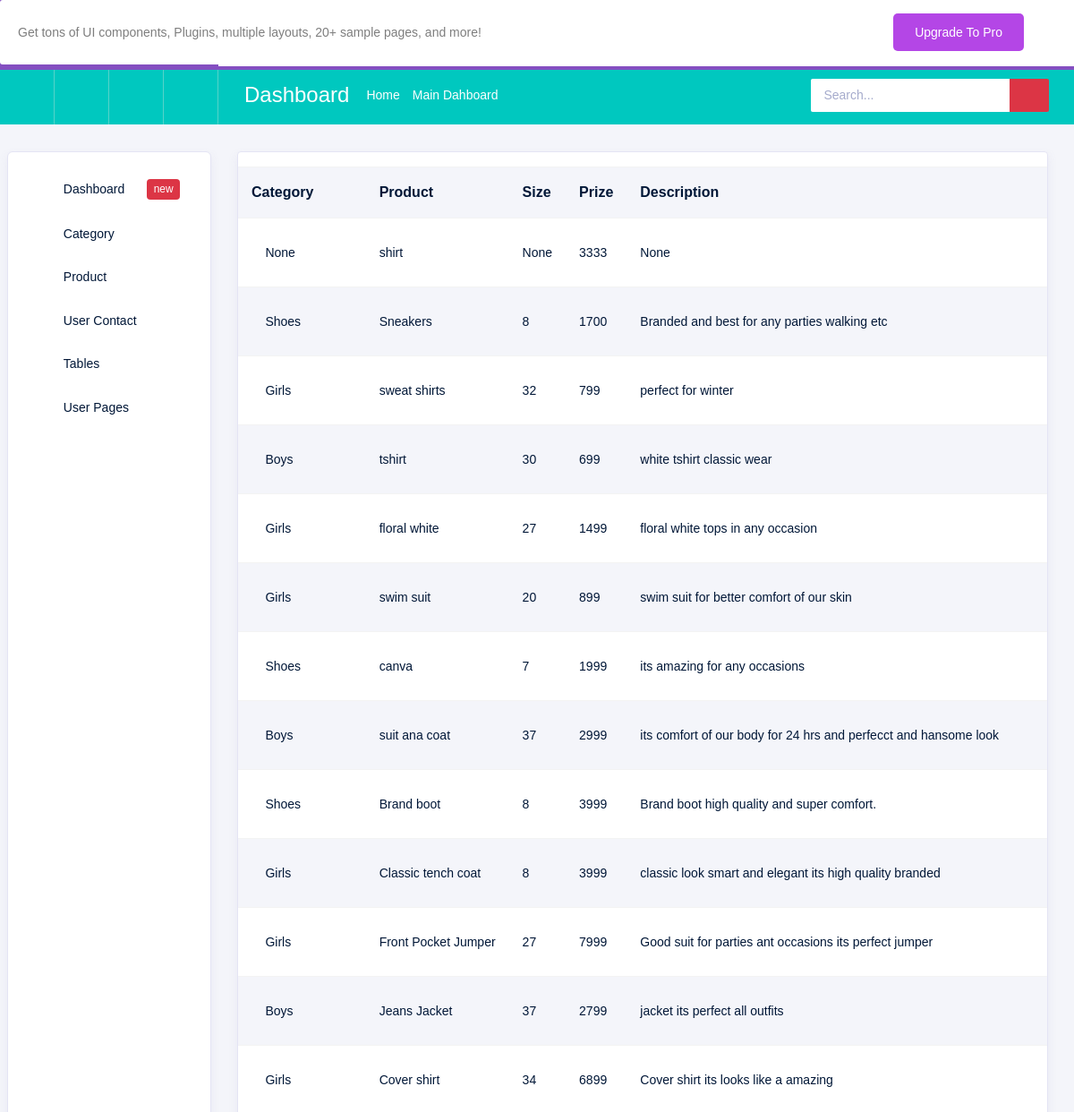
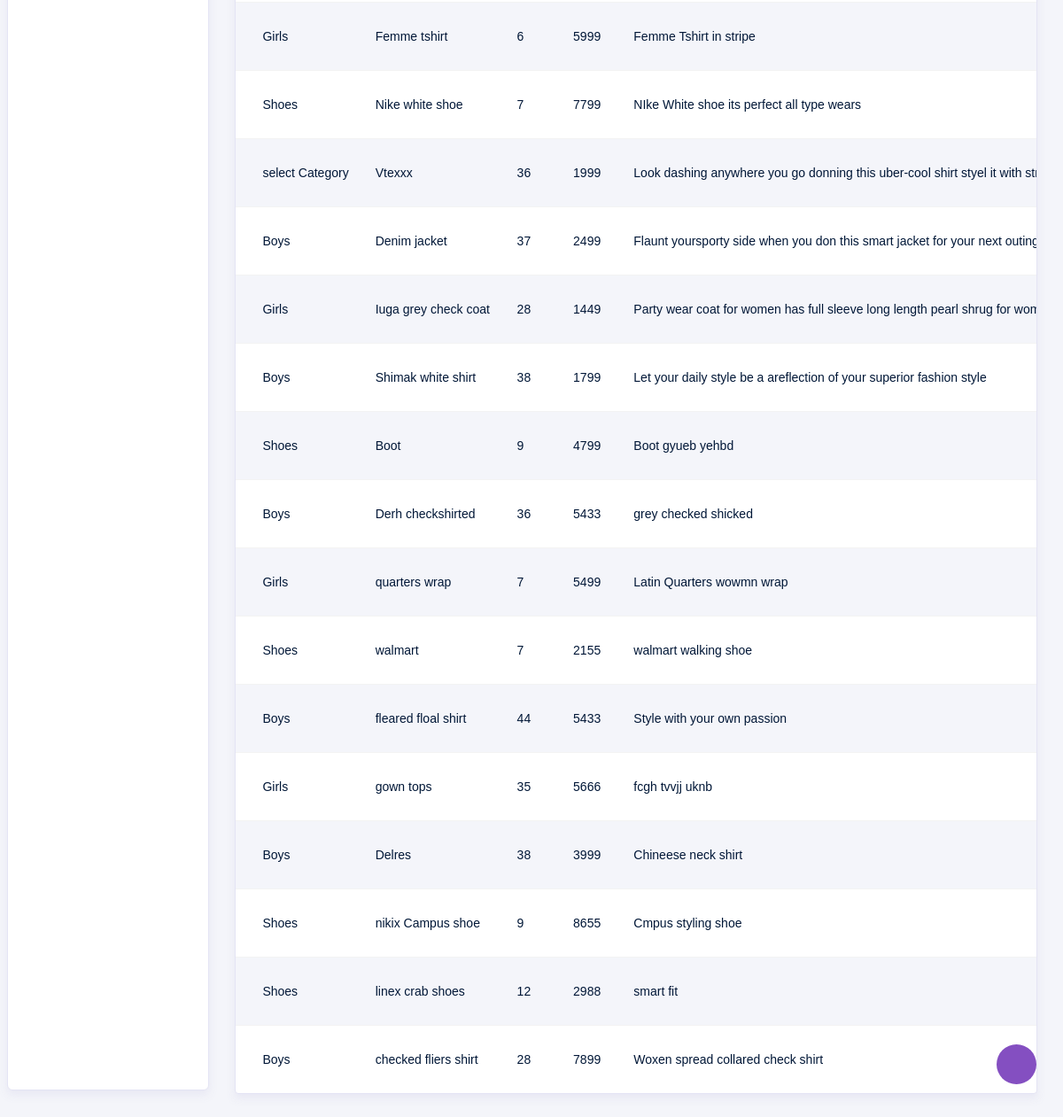
The page /bkndata/prodisplay/ on the database its author committed (2 pictures, top to bottom).
### bcknd/models.py (models this page shows)
class Product(models.Model):
    cname = models.CharField(max_length=100, null=True)
    pname = models.CharField(max_length=100, null=True, blank=True)
    size = models.CharField(max_length=100, null=True, blank=True)
    prize = models.IntegerField(null=True, blank=True)
    description = models.CharField(max_length=200, null=True, blank=True)
    image = models.ImageField(upload_to='media')

### bcknd/views.py (the view)
# urls.py: path('prodisplay/', views.prodisplay, name='prodisplay'),
def prodisplay(request):
    catt=Category.objects.all()
    pro=Product.objects.all()
    return render(request, 'prodisplay.html', {'pro':pro, 'catt':catt})

### bcknd/templates/prodisplay.html (shortened to what this page needs)
{% extends 'index.html' %}
{% block content %}
<!DOCTYPE html>
<html lang="en">
<head>
</head>
<body>
    <div class="row">
        <div class="col-md-12">
            <div class="card">
                <div class="table-responsive pt-3">
                    <table class="table table-striped project-orders-table">
                        <tr>
                            <th>Category</th>
                            <th>Product</th>
                            <th>Size</th>
                            <th>Prize</th>
                            <th>Description</th>
                        </tr>
                        {% for i in pro %}
                        <tr>
                            <td>{{i.cname}}</td>
                            <td>{{i.pname}}</td>
                            <td>{{i.size}}</td>
                            <td>{{i.prize}}</td>
                            <td>{{i.description}}</td>
                        </tr>
                        {% endfor %}
                    </table>
                </div>
            </div>
        </div>
    </div>
</body>
</html>
{% endblock %}

### rows shown on the page
Product: cname "None", pname "shirt", size "None", prize "3333", description "None"
Product: cname "Shoes", pname "Sneakers", size "8", prize "1700", description "Branded and best for any parties walking etc"
Product: cname "Girls", pname "sweat shirts", size "32", prize "799", description "perfect for winter"
Product: cname "Boys", pname "tshirt", size "30", prize "699", description "white tshirt classic wear"
Product: cname "Girls", pname "floral white", size "27", prize "1499", description "floral white tops in any occasion"
Product: cname "Girls", pname "swim suit", size "20", prize "899", description "swim suit for better comfort of our skin"
Product: cname "Shoes", pname "canva", size "7", prize "1999", description "its amazing for any occasions"
Product: cname "Boys", pname "suit ana coat", size "37", prize "2999", description "its comfort of our body for 24 hrs and perfecct and hansome look"
Product: cname "Shoes", pname "Brand boot", size "8", prize "3999", description "Brand boot high quality and super comfort."
Product: cname "Girls", pname "Classic tench coat", size "8", prize "3999", description "classic look smart and elegant its high quality branded"
Product: cname "Girls", pname "Front Pocket Jumper", size "27", prize "7999", description "Good suit for parties ant occasions its perfect jumper"
Product: cname "Boys", pname "Jeans Jacket", size "37", prize "2799", description "jacket its perfect all outfits"
Product: cname "Girls", pname "Cover shirt", size "34", prize "6899", description "Cover shirt its looks like a amazing"
Product: cname "Girls", pname "Femme tshirt", size "6", prize "5999", description "Femme Tshirt in stripe"
Product: cname "Shoes", pname "Nike white shoe", size "7", prize "7799", description "NIke White shoe its perfect all type wears"
Product: cname "select Category", pname "Vtexxx", size "36", prize "1999", description "Look dashing anywhere you go donning this uber-cool shirt styel it with…"
Product: cname "Boys", pname "Denim jacket", size "37", prize "2499", description "Flaunt yoursporty side when you don this smart jacket for your next…"
Product: cname "Girls", pname "Iuga grey check coat", size "28", prize "1449", description "Party wear coat for women has full sleeve long length pearl shrug for…"
Product: cname "Boys", pname "Shimak white shirt", size "38", prize "1799", description "Let your daily style be a areflection of your superior fashion style"
Product: cname "Shoes", pname "Boot", size "9", prize "4799", description "Boot gyueb yehbd"
Product: cname "Boys", pname "Derh checkshirted", size "36", prize "5433", description "grey checked shicked"
Product: cname "Girls", pname "quarters wrap", size "7", prize "5499", description "Latin Quarters wowmn wrap"
Product: cname "Shoes", pname "walmart", size "7", prize "2155", description "walmart walking shoe"
Product: cname "Boys", pname "fleared floal shirt", size "44", prize "5433", description "Style with your own passion"
Product: cname "Girls", pname "gown tops", size "35", prize "5666", description "fcgh tvvjj uknb"
Product: cname "Boys", pname "Delres", size "38", prize "3999", description "Chineese neck shirt"
Product: cname "Shoes", pname "nikix Campus shoe", size "9", prize "8655", description "Cmpus styling shoe"
Product: cname "Shoes", pname "linex crab shoes", size "12", prize "2988", description "smart fit"
Product: cname "Boys", pname "checked fliers shirt", size "28", prize "7899", description "Woxen spread collared check shirt"
